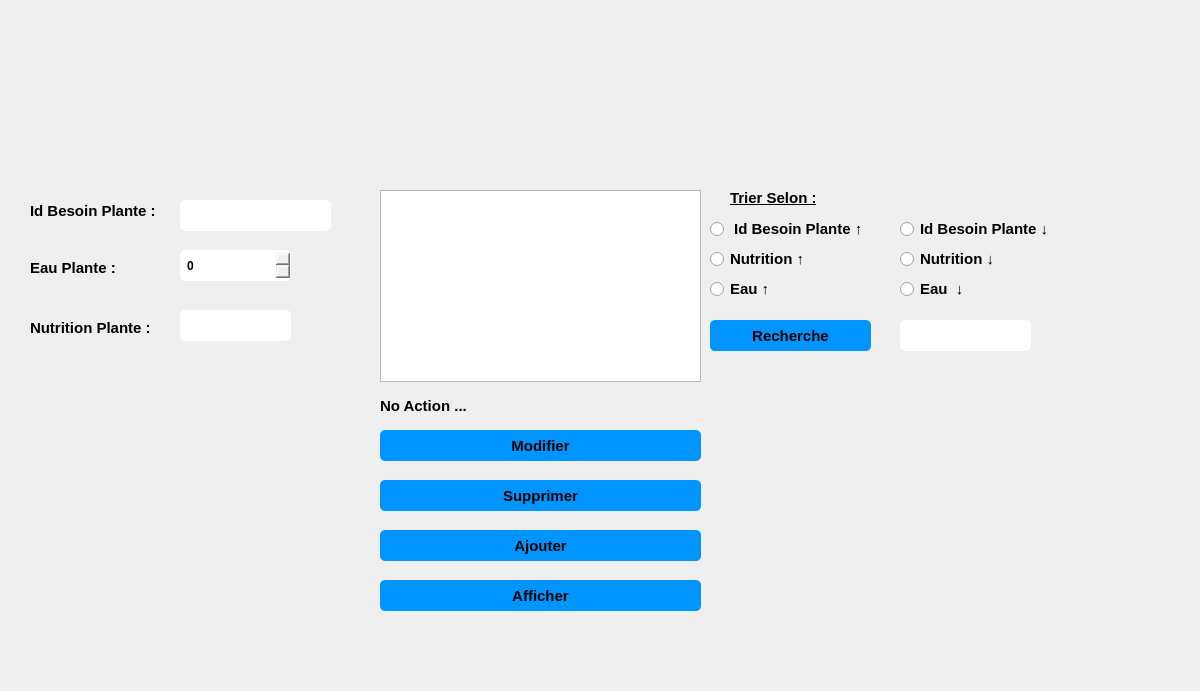
<?xml version="1.0" encoding="UTF-8"?>
<ui version="4.0">
 <class>besoin_plante</class>
 <widget class="QDialog" name="besoin_plante">
  <property name="geometry">
   <rect>
    <x>0</x>
    <y>0</y>
    <width>1200</width>
    <height>691</height>
   </rect>
  </property>
  <property name="windowTitle">
   <string>Dialog</string>
  </property>
  <widget class="QPushButton" name="pushButton">
   <property name="geometry">
    <rect>
     <x>380</x>
     <y>530</y>
     <width>321</width>
     <height>31</height>
    </rect>
   </property>
   <property name="font">
    <font>
     <pointsize>11</pointsize>
     <weight>75</weight>
     <bold>true</bold>
    </font>
   </property>
   <property name="styleSheet">
    <string notr="true">QPushButton {
padding: 5px;
border-radius: 5px;
background-color:#0094ff;
font-weight: bold;
}
QPushButton:hover
{
color :white;
}</string>
   </property>
   <property name="text">
    <string>Ajouter</string>
   </property>
  </widget>
  <widget class="QPushButton" name="pushButton_2">
   <property name="geometry">
    <rect>
     <x>380</x>
     <y>430</y>
     <width>321</width>
     <height>31</height>
    </rect>
   </property>
   <property name="font">
    <font>
     <pointsize>11</pointsize>
     <weight>75</weight>
     <bold>true</bold>
    </font>
   </property>
   <property name="styleSheet">
    <string notr="true">QPushButton {
padding: 5px;
border-radius: 5px;
background-color:#0094ff;
font-weight: bold;
}
QPushButton:hover
{
color :white;
}</string>
   </property>
   <property name="text">
    <string>Modifier</string>
   </property>
  </widget>
  <widget class="QPushButton" name="pushButton_3">
   <property name="geometry">
    <rect>
     <x>380</x>
     <y>480</y>
     <width>321</width>
     <height>31</height>
    </rect>
   </property>
   <property name="font">
    <font>
     <pointsize>11</pointsize>
     <weight>75</weight>
     <bold>true</bold>
    </font>
   </property>
   <property name="styleSheet">
    <string notr="true">QPushButton {
padding: 5px;
border-radius: 5px;
background-color:#0094ff;
font-weight: bold;
}
QPushButton:hover
{
color :white;
}</string>
   </property>
   <property name="text">
    <string>Supprimer</string>
   </property>
  </widget>
  <widget class="QPushButton" name="pushButton_4">
   <property name="geometry">
    <rect>
     <x>380</x>
     <y>580</y>
     <width>321</width>
     <height>31</height>
    </rect>
   </property>
   <property name="font">
    <font>
     <pointsize>11</pointsize>
     <weight>75</weight>
     <bold>true</bold>
    </font>
   </property>
   <property name="styleSheet">
    <string notr="true">QPushButton {
padding: 5px;
border-radius: 5px;
background-color:#0094ff;
font-weight: bold;
}
QPushButton:hover
{
color :white;
}</string>
   </property>
   <property name="text">
    <string>Afficher</string>
   </property>
  </widget>
  <widget class="QLabel" name="label">
   <property name="geometry">
    <rect>
     <x>30</x>
     <y>200</y>
     <width>151</width>
     <height>21</height>
    </rect>
   </property>
   <property name="font">
    <font>
     <pointsize>11</pointsize>
     <weight>75</weight>
     <bold>true</bold>
    </font>
   </property>
   <property name="text">
    <string>Id Besoin Plante :</string>
   </property>
  </widget>
  <widget class="QLabel" name="label_2">
   <property name="geometry">
    <rect>
     <x>30</x>
     <y>260</y>
     <width>131</width>
     <height>16</height>
    </rect>
   </property>
   <property name="font">
    <font>
     <pointsize>11</pointsize>
     <weight>75</weight>
     <bold>true</bold>
    </font>
   </property>
   <property name="text">
    <string>Eau Plante :</string>
   </property>
  </widget>
  <widget class="QLabel" name="label_3">
   <property name="geometry">
    <rect>
     <x>30</x>
     <y>320</y>
     <width>131</width>
     <height>16</height>
    </rect>
   </property>
   <property name="font">
    <font>
     <pointsize>11</pointsize>
     <weight>75</weight>
     <bold>true</bold>
    </font>
   </property>
   <property name="text">
    <string>Nutrition Plante :</string>
   </property>
  </widget>
  <widget class="QLineEdit" name="cx_idbp">
   <property name="geometry">
    <rect>
     <x>180</x>
     <y>200</y>
     <width>151</width>
     <height>31</height>
    </rect>
   </property>
   <property name="styleSheet">
    <string notr="true">QLineEdit {
padding: 5px;
border-radius: 5px;

font-weight: bold;
}</string>
   </property>
  </widget>
  <widget class="QLineEdit" name="cx_nutp">
   <property name="geometry">
    <rect>
     <x>180</x>
     <y>310</y>
     <width>111</width>
     <height>31</height>
    </rect>
   </property>
   <property name="styleSheet">
    <string notr="true">QLineEdit {
padding: 5px;
border-radius: 5px;

font-weight: bold;
}</string>
   </property>
  </widget>
  <widget class="QTableView" name="afficher_besoin_palnte">
   <property name="geometry">
    <rect>
     <x>380</x>
     <y>190</y>
     <width>321</width>
     <height>192</height>
    </rect>
   </property>
   <property name="styleSheet">
    <string notr="true">QScrollBar:vertical {
                 background: #0094ff;
                }
                QScrollBar:horizontal {
                 background: #0094ff;
                }

QTableView  
{  
  qproperty-currentItemBackground: #cccccc;  
}</string>
   </property>
  </widget>
  <widget class="QLabel" name="pic">
   <property name="geometry">
    <rect>
     <x>0</x>
     <y>0</y>
     <width>1200</width>
     <height>691</height>
    </rect>
   </property>
   <property name="text">
    <string/>
   </property>
  </widget>
  <widget class="QLabel" name="label_4">
   <property name="geometry">
    <rect>
     <x>730</x>
     <y>190</y>
     <width>111</width>
     <height>16</height>
    </rect>
   </property>
   <property name="font">
    <font>
     <pointsize>11</pointsize>
     <weight>75</weight>
     <bold>true</bold>
     <underline>true</underline>
    </font>
   </property>
   <property name="text">
    <string>Trier Selon :</string>
   </property>
  </widget>
  <widget class="QRadioButton" name="radioButton">
   <property name="geometry">
    <rect>
     <x>710</x>
     <y>220</y>
     <width>171</width>
     <height>18</height>
    </rect>
   </property>
   <property name="font">
    <font>
     <pointsize>11</pointsize>
     <weight>75</weight>
     <bold>true</bold>
    </font>
   </property>
   <property name="text">
    <string> Id Besoin Plante ↑</string>
   </property>
  </widget>
  <widget class="QRadioButton" name="radioButton_2">
   <property name="geometry">
    <rect>
     <x>710</x>
     <y>280</y>
     <width>61</width>
     <height>18</height>
    </rect>
   </property>
   <property name="font">
    <font>
     <pointsize>11</pointsize>
     <weight>75</weight>
     <bold>true</bold>
    </font>
   </property>
   <property name="text">
    <string>Eau ↑</string>
   </property>
  </widget>
  <widget class="QRadioButton" name="radioButton_3">
   <property name="geometry">
    <rect>
     <x>710</x>
     <y>250</y>
     <width>111</width>
     <height>18</height>
    </rect>
   </property>
   <property name="font">
    <font>
     <pointsize>11</pointsize>
     <weight>75</weight>
     <bold>true</bold>
    </font>
   </property>
   <property name="text">
    <string>Nutrition ↑</string>
   </property>
  </widget>
  <widget class="QRadioButton" name="radioButton_4">
   <property name="geometry">
    <rect>
     <x>900</x>
     <y>220</y>
     <width>161</width>
     <height>18</height>
    </rect>
   </property>
   <property name="font">
    <font>
     <pointsize>11</pointsize>
     <weight>75</weight>
     <bold>true</bold>
    </font>
   </property>
   <property name="text">
    <string>Id Besoin Plante ↓</string>
   </property>
  </widget>
  <widget class="QRadioButton" name="radioButton_5">
   <property name="geometry">
    <rect>
     <x>900</x>
     <y>280</y>
     <width>83</width>
     <height>18</height>
    </rect>
   </property>
   <property name="font">
    <font>
     <pointsize>11</pointsize>
     <weight>75</weight>
     <bold>true</bold>
    </font>
   </property>
   <property name="text">
    <string>Eau  ↓</string>
   </property>
  </widget>
  <widget class="QRadioButton" name="radioButton_6">
   <property name="geometry">
    <rect>
     <x>900</x>
     <y>250</y>
     <width>111</width>
     <height>18</height>
    </rect>
   </property>
   <property name="font">
    <font>
     <pointsize>11</pointsize>
     <weight>75</weight>
     <bold>true</bold>
    </font>
   </property>
   <property name="text">
    <string>Nutrition ↓</string>
   </property>
  </widget>
  <widget class="QPushButton" name="pushButton_5">
   <property name="geometry">
    <rect>
     <x>710</x>
     <y>320</y>
     <width>161</width>
     <height>31</height>
    </rect>
   </property>
   <property name="font">
    <font>
     <pointsize>11</pointsize>
     <weight>75</weight>
     <bold>true</bold>
    </font>
   </property>
   <property name="styleSheet">
    <string notr="true">QPushButton {
padding: 5px;
border-radius: 5px;
background-color:#0094ff;
font-weight: bold;
}
QPushButton:hover
{
color :white;
}</string>
   </property>
   <property name="text">
    <string>Recherche</string>
   </property>
  </widget>
  <widget class="QLineEdit" name="recherche">
   <property name="geometry">
    <rect>
     <x>900</x>
     <y>320</y>
     <width>131</width>
     <height>31</height>
    </rect>
   </property>
   <property name="styleSheet">
    <string notr="true">QLineEdit {
padding: 5px;
border-radius: 5px;

font-weight: bold;
}</string>
   </property>
  </widget>
  <widget class="QLabel" name="label_5">
   <property name="geometry">
    <rect>
     <x>380</x>
     <y>390</y>
     <width>321</width>
     <height>31</height>
    </rect>
   </property>
   <property name="font">
    <font>
     <pointsize>11</pointsize>
     <weight>75</weight>
     <bold>true</bold>
    </font>
   </property>
   <property name="text">
    <string>No Action ...</string>
   </property>
  </widget>
  <widget class="QSpinBox" name="Eau">
   <property name="geometry">
    <rect>
     <x>180</x>
     <y>250</y>
     <width>111</width>
     <height>31</height>
    </rect>
   </property>
   <property name="styleSheet">
    <string notr="true">
padding: 5px;
border-radius: 5px;

font-weight: bold;
</string>
   </property>
  </widget>
  <widget class="QLabel" name="label_6">
   <property name="geometry">
    <rect>
     <x>290</x>
     <y>240</y>
     <width>61</width>
     <height>41</height>
    </rect>
   </property>
   <property name="styleSheet">
    <string notr="true">image:url(C:/Users/ASUS/Downloads/nature (4).png)</string>
   </property>
   <property name="text">
    <string/>
   </property>
  </widget>
  <widget class="QLabel" name="label_7">
   <property name="geometry">
    <rect>
     <x>300</x>
     <y>310</y>
     <width>47</width>
     <height>31</height>
    </rect>
   </property>
   <property name="styleSheet">
    <string notr="true">image:url(C:/Users/ASUS/Downloads/nature (5).png)</string>
   </property>
   <property name="text">
    <string/>
   </property>
  </widget>
  <zorder>pic</zorder>
  <zorder>pushButton</zorder>
  <zorder>pushButton_2</zorder>
  <zorder>pushButton_3</zorder>
  <zorder>pushButton_4</zorder>
  <zorder>label</zorder>
  <zorder>label_2</zorder>
  <zorder>label_3</zorder>
  <zorder>cx_idbp</zorder>
  <zorder>cx_nutp</zorder>
  <zorder>afficher_besoin_palnte</zorder>
  <zorder>label_4</zorder>
  <zorder>radioButton</zorder>
  <zorder>radioButton_2</zorder>
  <zorder>radioButton_3</zorder>
  <zorder>radioButton_4</zorder>
  <zorder>radioButton_5</zorder>
  <zorder>radioButton_6</zorder>
  <zorder>pushButton_5</zorder>
  <zorder>recherche</zorder>
  <zorder>label_5</zorder>
  <zorder>Eau</zorder>
  <zorder>label_6</zorder>
  <zorder>label_7</zorder>
 </widget>
 <resources/>
 <connections/>
</ui>
